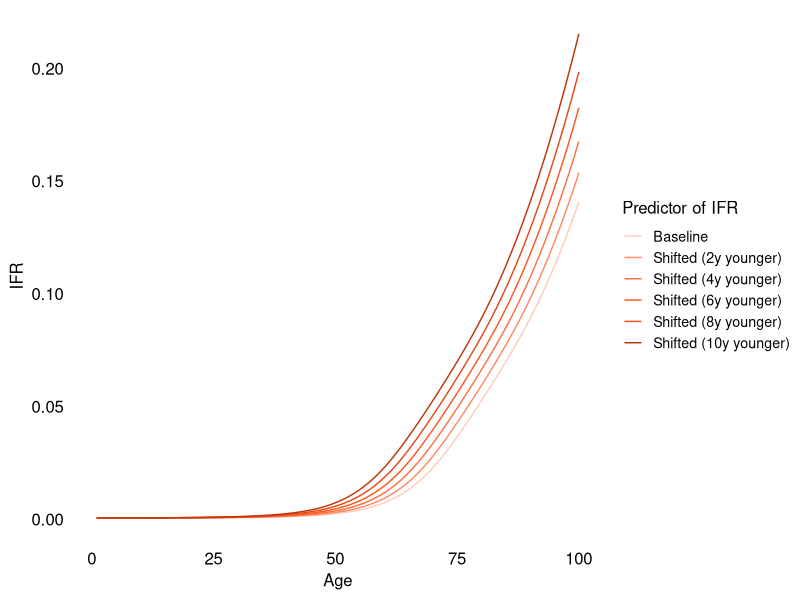
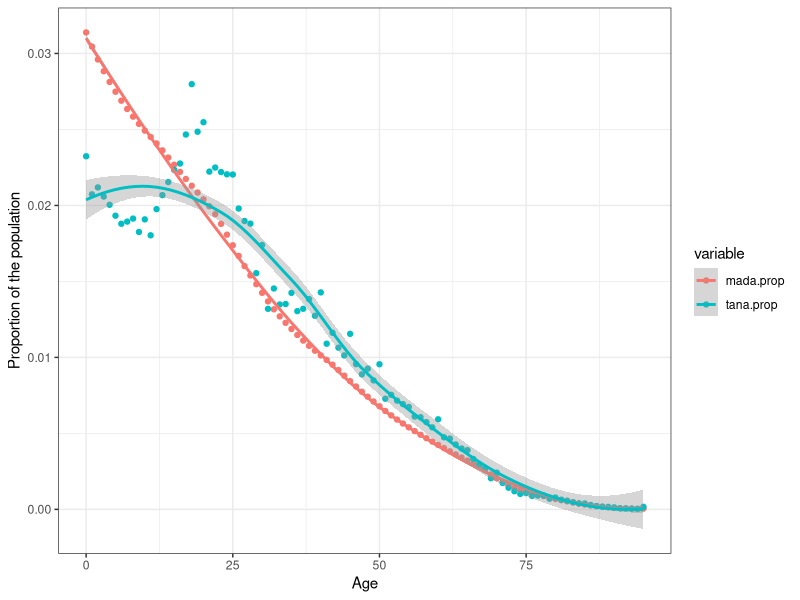
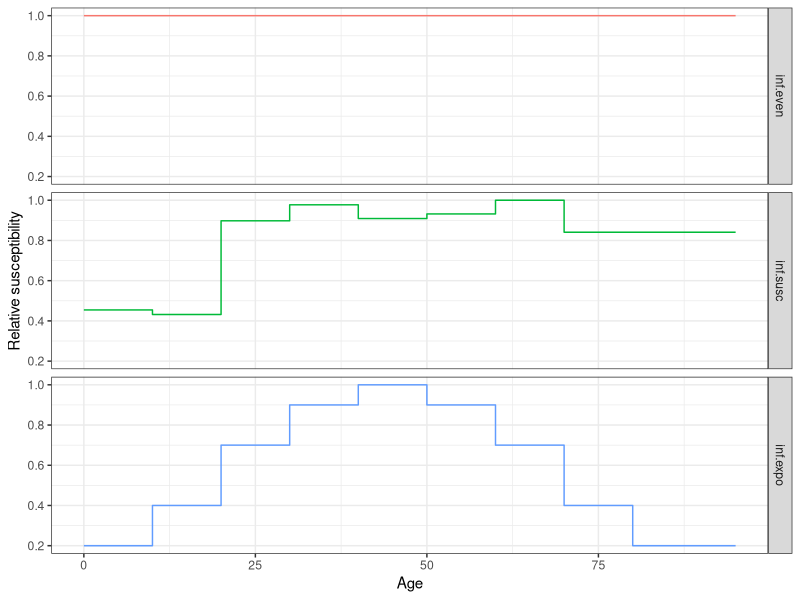
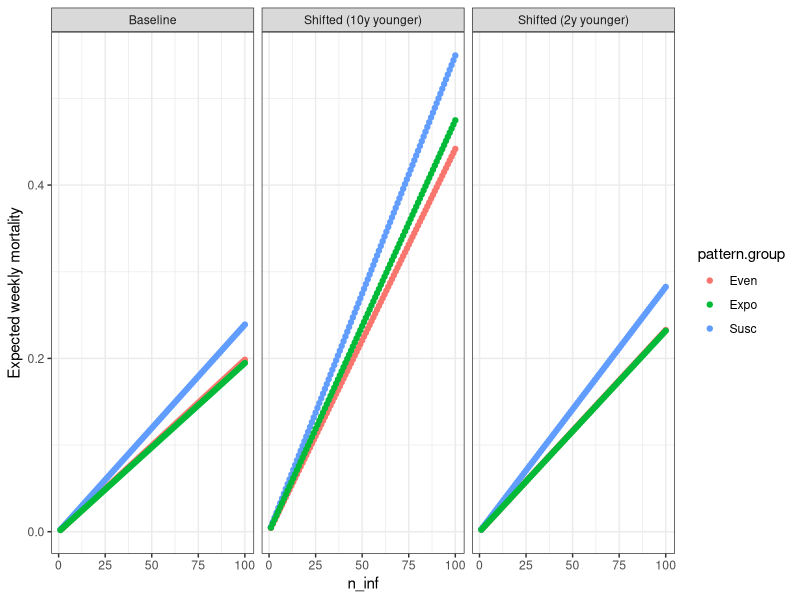

These figures' R source, in order:
## ---- chunk 1
knitr::opts_chunk$set(echo = FALSE, eval = FALSE, message = FALSE, warning = FALSE)
## ---- chunk 2
library(tidyverse)
library(kableExtra)   #For printing tables in R markdown
library(knitr)        #For printing tables in R markdown
library(reshape2)     #Melting data frames as needed
library(ggrepel)      #Plotting country names neatly
library(cowplot)      #ggplot add on for better plots
library(patchwork)    #Combining ggplots neatly
library(mgcv)         #GAMs
library(here)         #Finding files easily
## ---- chunk 3
#1
ifr_ests <- read_csv(here("ifrs_from_lit.csv"))
#2
un_ages <- read_csv(here("un_ages.csv"))
#3
df.tana <- read_csv(here("TNR_age.csv"))
## ---- chunk 4
# Fit age to IFR estimates ------------------------------------------------
ifr_ests$predictor <- (ifr_ests$age_lower + ifr_ests$age_upper)/2
ifr_ests$ifr_prop_est <- ifr_ests$ifr_perc_est/100

ifr_fit_age <- gam(ifr_prop_est ~ s(predictor), family = betar(link="logit"), 
               data = ifr_ests, method = "REML")

ages <- seq(0, 100, by = 1)

ifr_preds_age <- predict(ifr_fit_age,  data.frame(predictor = ages), 
                     type = "response", se.fit = TRUE)
ifrs_to_plot_age <- data.frame(ages = ages,
                               est = ifr_preds_age$fit, 
                               upper = ifr_preds_age$fit + 2*ifr_preds_age$se.fit, 
                               lower = ifr_preds_age$fit - 2*ifr_preds_age$se.fit)
## ---- chunk 5
predict_ifr <- function(predictor, gam = ifr_fit_age){
  predict(gam, newdata = data.frame(predictor = predictor), type = "response")
}
## ---- chunk 6
#Creating a ifr by age table for plotting
age_ifrs <- data.frame(age = seq(1, 100, by = 1))
age_ifrs %>%
  mutate(ifr_by_age_plus00y = predict_ifr(predictor = age + 0,  gam = ifr_fit_age), 
         ifr_by_age_plus02y = predict_ifr(predictor = age + 2,  gam = ifr_fit_age),
         ifr_by_age_plus04y = predict_ifr(predictor = age + 4,  gam = ifr_fit_age),
         ifr_by_age_plus06y = predict_ifr(predictor = age + 6,  gam = ifr_fit_age),
         ifr_by_age_plus08y = predict_ifr(predictor = age + 8,  gam = ifr_fit_age),
         ifr_by_age_plus10y = predict_ifr(predictor = age + 10, gam = ifr_fit_age)) %>%
  pivot_longer(starts_with("ifr"), names_to = "ifr_type", values_to = "ifr_est") %>%
  mutate(ifr_type = factor(ifr_type, levels = c("ifr_by_age_plus00y", 
                                                "ifr_by_age_plus02y", 
                                                "ifr_by_age_plus04y", 
                                                "ifr_by_age_plus06y", 
                                                "ifr_by_age_plus08y", 
                                                "ifr_by_age_plus10y"))) -> ages_to_plot

#Setting colors
ifr_cols <- c("ifr_by_age_plus00y" = "#ffccbc", 
              "ifr_by_age_plus02y" = "#ff8a65", 
              "ifr_by_age_plus04y" = "#ff7043", 
              "ifr_by_age_plus06y" = "#ff5722", 
              "ifr_by_age_plus08y" = "#e64a19", 
              "ifr_by_age_plus10y" = "#bf360c")
ifr_labs <- c("Baseline", 
              "Shifted (2y younger)", 
              "Shifted (4y younger)", 
              "Shifted (6y younger)", 
              "Shifted (8y younger)", 
              "Shifted (10y younger)")
names(ifr_labs) <- names(ifr_cols)

#Plotting
ggplot(data = ages_to_plot, aes(x = age, y = ifr_est, group = ifr_type)) +
  geom_line(aes(color = ifr_type)) + 
  scale_color_manual(values = ifr_cols, labels = ifr_labs,
                     name = "Predictor of IFR") +
  theme_minimal_hgrid(color = "white") +
  labs(x = "Age", y = "IFR") +
  theme(legend.position = "right",
        text = element_text(size = 12))
## ---- chunk 7
mada.ages <- un_ages %>% filter(country == "Madagascar") %>% select(age, pop) %>% mutate(prop = pop/(sum(pop))) %>%
  #Binning all ages over 95 such that 95 is the last age (corresponds to ages 95+)
  mutate(prop = if_else(age == 95, sum(prop[ages >= 95]), prop)) %>% filter(age <= 95)
## ---- chunk 8
tana.ages <- df.tana %>% mutate(age = Age) %>% select(age, pop) %>% mutate(prop = pop/(sum(pop)))
## ---- chunk 9
full_join(mada.ages, tana.ages, by = "age") %>%
  rename(mada.prop = prop.x) %>% rename(tana.prop = prop.y) %>% select(age, mada.prop, tana.prop) %>%
  melt(id = c("age")) %>%
  ggplot(aes(x = age, y = value, color = variable)) +
    geom_point() +
    geom_smooth() +
    ylab("Proportion of the population") + xlab("Age") +
    theme_bw()
## ---- chunk 10
#Creating a data frame showing constant probability of infection among age groups
inf.even <- data.frame(age = 0:95, pr_susc = rep(1, 96))
## ---- chunk 11
#Creating a first data frame to calculate the relative probability of infection among age groups
v.ages <- c("Age_0_9", "Age_10_19", "Age_20_29", "Age_30_39", "Age_40_49", "Age_50_59", "Age_60_69", "Age_70plus")
v.susc <- c(0.40, 0.38, 0.79, 0.86, 0.80, 0.82, 0.88, 0.74)
#Expressing susceptibility as relative to the age group with the highest susceptibility
calc.inf.susc <- data.frame(age_group = v.ages, susc = v.susc, stringsAsFactors = FALSE) %>% 
  mutate(rel.susc = susc/max(susc))
#Creating a second data frame with the susceptibility for each age
inf.susc <- data.frame(age = 0:95) %>% mutate(pr_susc = case_when(
  age >=  0 & age <=  9 ~ 0.4545455,
  age >= 10 & age <= 19 ~ 0.4318182,
  age >= 20 & age <= 29 ~ 0.8977273,
  age >= 30 & age <= 39 ~ 0.9772727,
  age >= 40 & age <= 49 ~ 0.9090909,
  age >= 50 & age <= 59 ~ 0.9318182,
  age >= 60 & age <= 69 ~ 1.0000000,
  age >= 70             ~ 0.8409091
))
## ---- chunk 12
#Creating a second data frame with the susceptibility for each age
inf.expo <- data.frame(age = 0:95) %>% mutate(pr_susc = case_when(
  age >=  0 & age <=  9 ~ 0.20,
  age >= 10 & age <= 19 ~ 0.40,
  age >= 20 & age <= 29 ~ 0.70,
  age >= 30 & age <= 39 ~ 0.90,
  age >= 40 & age <= 49 ~ 1.00,
  age >= 50 & age <= 59 ~ 0.90,
  age >= 60 & age <= 69 ~ 0.70,
  age >= 70 & age <= 79 ~ 0.40,
  age >= 80 & age <= 89 ~ 0.20,
  age >= 90 & age <= 95 ~ 0.20
))
## ---- chunk 13
full_join(inf.even, inf.susc, by = "age") %>%
  rename(inf.even = pr_susc.x) %>% rename(inf.susc = pr_susc.y) %>%
  full_join(inf.expo,  by = "age") %>% rename(inf.expo = pr_susc) %>%
  melt(id = c("age")) %>%
  ggplot(aes(x = age, y = value, color = variable)) +
    geom_step() +
    facet_grid(rows = vars(variable)) +
    ylab("Relative susceptibility") + xlab("Age") +
    theme_bw() +
    theme(legend.position = "none")
## ---- chunk 14
f.estimate_deaths <- function(n_infs = 1, demo.age.str = tana.ages, ifr_shift = 0, inf.age.str = inf.even){
  
  #prop.s is the proportion of the susceptible population contributed by each age
  df.pop <- full_join(demo.age.str, inf.age.str, by = "age") %>%
    mutate(pop.s = pop * pr_susc) %>%
    mutate(prop.s = pop.s/sum(pop.s)) %>%
    #pop.inf is the number of infected individuals contributed by each age:
    #   = number of infections (n_infs) * proportion of the susceptible population contributed by each age (prop.s)
    mutate(pop.inf = prop.s * n_infs)
  #Calculating the number of deaths expected per age for the specified IFR scenario
  expected_deaths <- df.pop %>%
    mutate(ifr_by_ageplusx = predict_ifr(predictor = age + ifr_shift, gam = ifr_fit_age)) %>%
    pivot_longer(starts_with("ifr"), names_to = "ifr_type", values_to = "ifr_est") %>%
    mutate(deaths = ifr_est * pop.inf)
  #Summing the number of total number of deaths
  total_deaths <- sum(expected_deaths$deaths)
  
  return(total_deaths)
}
## ---- chunk 15
data.frame(n_inf = 1:100) %>% 
  mutate(even00 = n_inf*f.estimate_deaths(n_infs = 1, demo.age.str = tana.ages, ifr_shift =  0, inf.age.str = inf.even),
         even02 = n_inf*f.estimate_deaths(n_infs = 1, demo.age.str = tana.ages, ifr_shift =  2, inf.age.str = inf.even),
         even10 = n_inf*f.estimate_deaths(n_infs = 1, demo.age.str = tana.ages, ifr_shift = 10, inf.age.str = inf.even),
         
         susc00 = n_inf*f.estimate_deaths(n_infs = 1, demo.age.str = tana.ages, ifr_shift =  0, inf.age.str = inf.susc),
         susc02 = n_inf*f.estimate_deaths(n_infs = 1, demo.age.str = tana.ages, ifr_shift =  2, inf.age.str = inf.susc),
         susc10 = n_inf*f.estimate_deaths(n_infs = 1, demo.age.str = tana.ages, ifr_shift = 10, inf.age.str = inf.susc),
         
         expo00 = n_inf*f.estimate_deaths(n_infs = 1, demo.age.str = tana.ages, ifr_shift =  0, inf.age.str = inf.expo),
         expo02 = n_inf*f.estimate_deaths(n_infs = 1, demo.age.str = tana.ages, ifr_shift =  2, inf.age.str = inf.expo),
         expo10 = n_inf*f.estimate_deaths(n_infs = 1, demo.age.str = tana.ages, ifr_shift = 10, inf.age.str = inf.expo)) %>%
  melt(id = "n_inf") %>%
  mutate(pattern.group = case_when(
    variable == "even00" ~ "Even",
    variable == "even02" ~ "Even",
    variable == "even10" ~ "Even",

    variable == "susc00" ~ "Susc",
    variable == "susc02" ~ "Susc",
    variable == "susc10" ~ "Susc",

    variable == "expo00" ~ "Expo",
    variable == "expo02" ~ "Expo",
    variable == "expo10" ~ "Expo")) %>%
  mutate(ifr.shift.group = case_when(
    variable == "even00" ~ "Baseline",
    variable == "even02" ~ "Shifted (2y younger)",
    variable == "even10" ~ "Shifted (10y younger)",

    variable == "susc00" ~ "Baseline",
    variable == "susc02" ~ "Shifted (2y younger)",
    variable == "susc10" ~ "Shifted (10y younger)",

    variable == "expo00" ~ "Baseline",
    variable == "expo02" ~ "Shifted (2y younger)",
    variable == "expo10" ~ "Shifted (10y younger)")) %>%
  ggplot(aes(x = n_inf, y = value, color = pattern.group)) +
    geom_point() +
    ylab("Expected weekly mortality") +
    facet_grid(cols = vars(ifr.shift.group)) +
    theme_bw()
